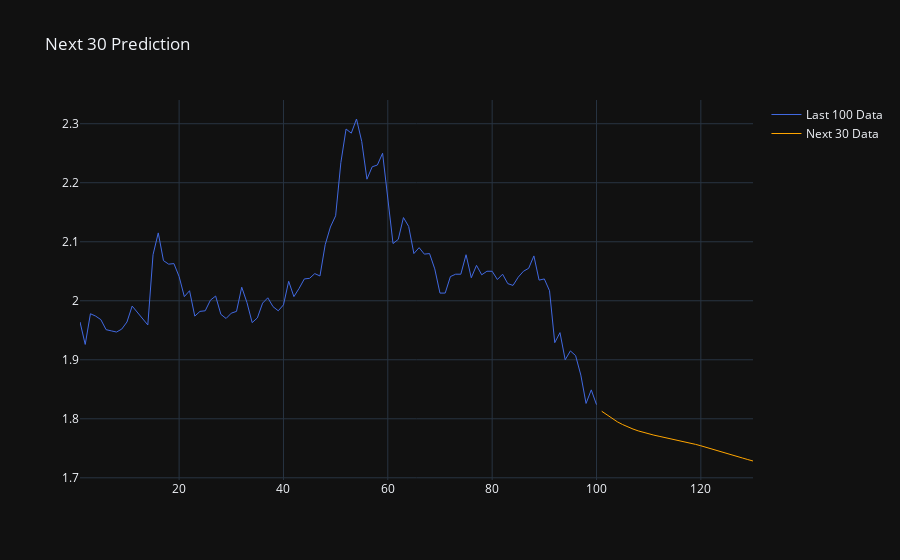

The cell this chart's notebook holds for it:
### Code cell
# now plotting the next data with previous time_step data

data_last_time_step = np.arange(1, time_step + 1)
data_next = np.arange(time_step+1, time_step + 1 + data_to_predict)

# plt.figure(figsize=(10, 7))
# plt.plot(data_last_timeStep, scaler.inverse_transform(
#     data_test[len(data_test)-time_step:]), label=f"Last {timeStep} Data")
# plt.plot(data_next, scaler.inverse_transform(
#     X_output_2d), label=f"Next {data_to_predict} Data")
# plt.legend()
# plt.show()

fig = go.Figure()
fig.add_trace(go.Scatter(x=data_last_time_step, y=scaler.inverse_transform(
    data_test[len(data_test)-time_step:]).flatten(), name=f'Last {time_step} Data',
    line=dict(color='royalblue', width=1)))
fig.add_trace(go.Scatter(x=data_next, y=scaler.inverse_transform(
    X_output_2d).flatten(), name=f'Next {data_to_predict} Data',
    line=dict(color='orange', width=1)))
fig.update_layout(template="plotly_dark",
                  title=f"Next {data_to_predict} Prediction")
fig.show()

### Figure 1 — Plotly figure (JSON) as saved in the notebook; plotly's stock layout.template omitted (floating-point values rounded to 4 significant figures)
{"data": [{"line": {"color": "royalblue", "width": 1}, "name": "Last 100 Data", "type": "scatter", "x": [1, 2, 3, 4, 5, 6, 7, 8, 9, 10, 11, 12, 13, 14, 15, 16, 17, 18, 19, 20, 21, 22, 23, 24, 25, 26, 27, 28, 29, 30, 31, 32, 33, 34, 35, 36, 37, 38, 39, 40, 41, 42, 43, 44, 45, 46, 47, 48, 49, 50, 51, 52, 53, 54, 55, 56, 57, 58, 59, 60, 61, 62, 63, 64, 65, 66, 67, 68, 69, 70, 71, 72, 73, 74, 75, 76, 77, 78, 79, 80, 81, 82, 83, 84, 85, 86, 87, 88, 89, 90, 91, 92, 93, 94, 95, 96, 97, 98, 99, 100], "y": [1.964, 1.926, 1.978, 1.974, 1.968, 1.951, 1.949, 1.947, 1.952, 1.964, 1.991, 1.98, 1.971, 1.959, 2.078, 2.115, 2.068, 2.062, 2.063, 2.041, 2.007, 2.017, 1.974, 1.982, 1.983, 2.001, 2.008, 1.977, 1.97, 1.979, 1.982, 2.023, 1.997, 1.963, 1.971, 1.996, 2.005, 1.99, 1.983, 1.993, 2.033, 2.007, 2.021, 2.037, 2.038, 2.046, 2.042, 2.095, 2.125, 2.144, 2.234, 2.291, 2.284, 2.308, 2.27, 2.206, 2.227, 2.23, 2.25, 2.171, 2.097, 2.104, 2.141, 2.126, 2.08, 2.09, 2.079, 2.08, 2.054, 2.013, 2.013, 2.041, 2.045, 2.045, 2.078, 2.039, 2.06, 2.044, 2.05, 2.05, 2.036, 2.045, 2.029, 2.026, 2.04, 2.05, 2.055, 2.076, 2.035, 2.037, 2.017, 1.929, 1.946, 1.9, 1.915, 1.907, 1.874, 1.826, 1.849, 1.824]}, {"line": {"color": "orange", "width": 1}, "name": "Next 30 Data", "type": "scatter", "x": [101, 102, 103, 104, 105, 106, 107, 108, 109, 110, 111, 112, 113, 114, 115, 116, 117, 118, 119, 120, 121, 122, 123, 124, 125, 126, 127, 128, 129, 130], "y": [1.813, 1.806, 1.8, 1.795, 1.79, 1.786, 1.783, 1.78, 1.777, 1.774, 1.772, 1.77, 1.769, 1.767, 1.765, 1.763, 1.761, 1.759, 1.757, 1.754, 1.752, 1.749, 1.747, 1.744, 1.741, 1.739, 1.736, 1.733, 1.731, 1.728]}], "layout": {"title": {"text": "Next 30 Prediction"}}}
